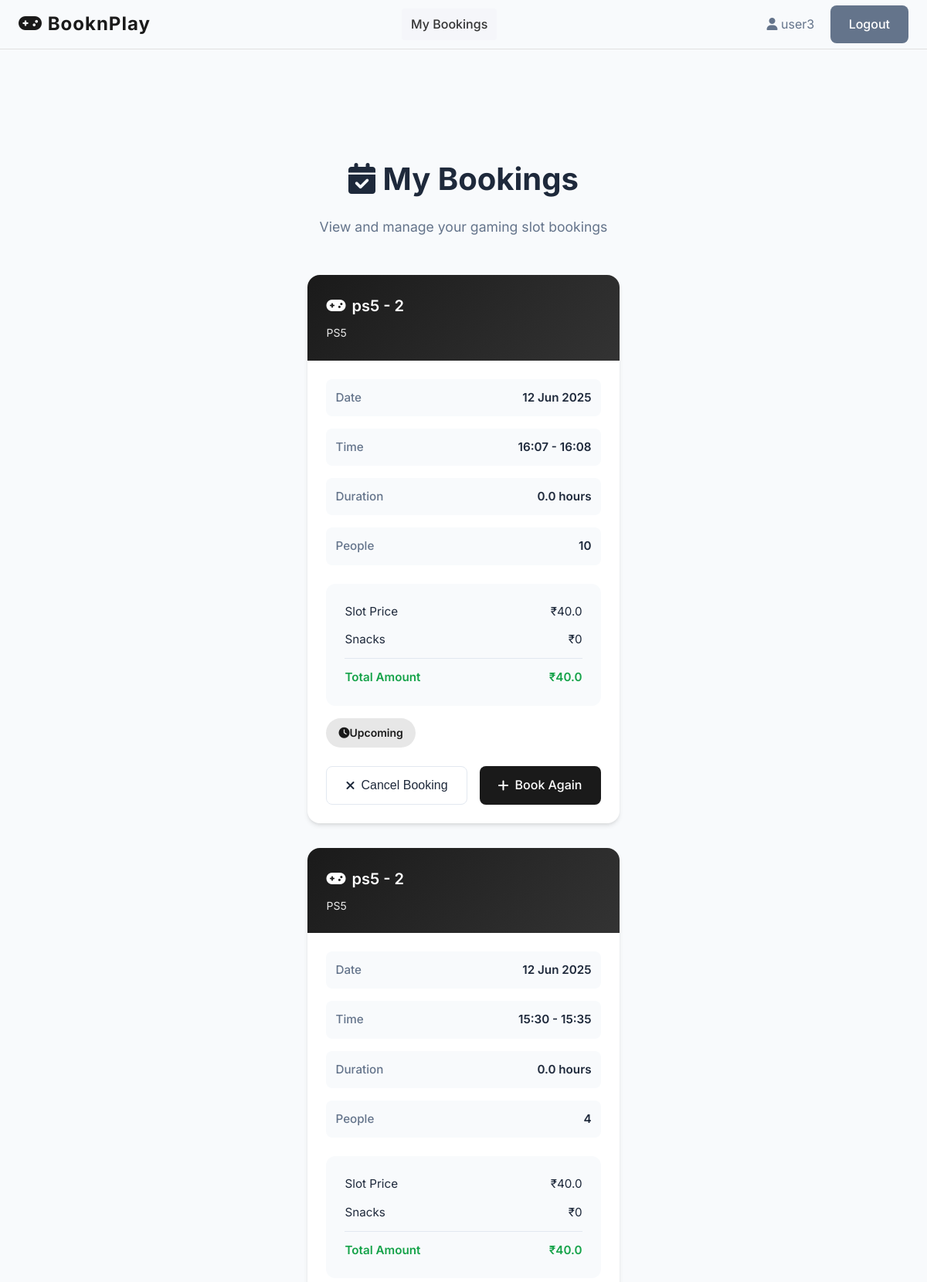
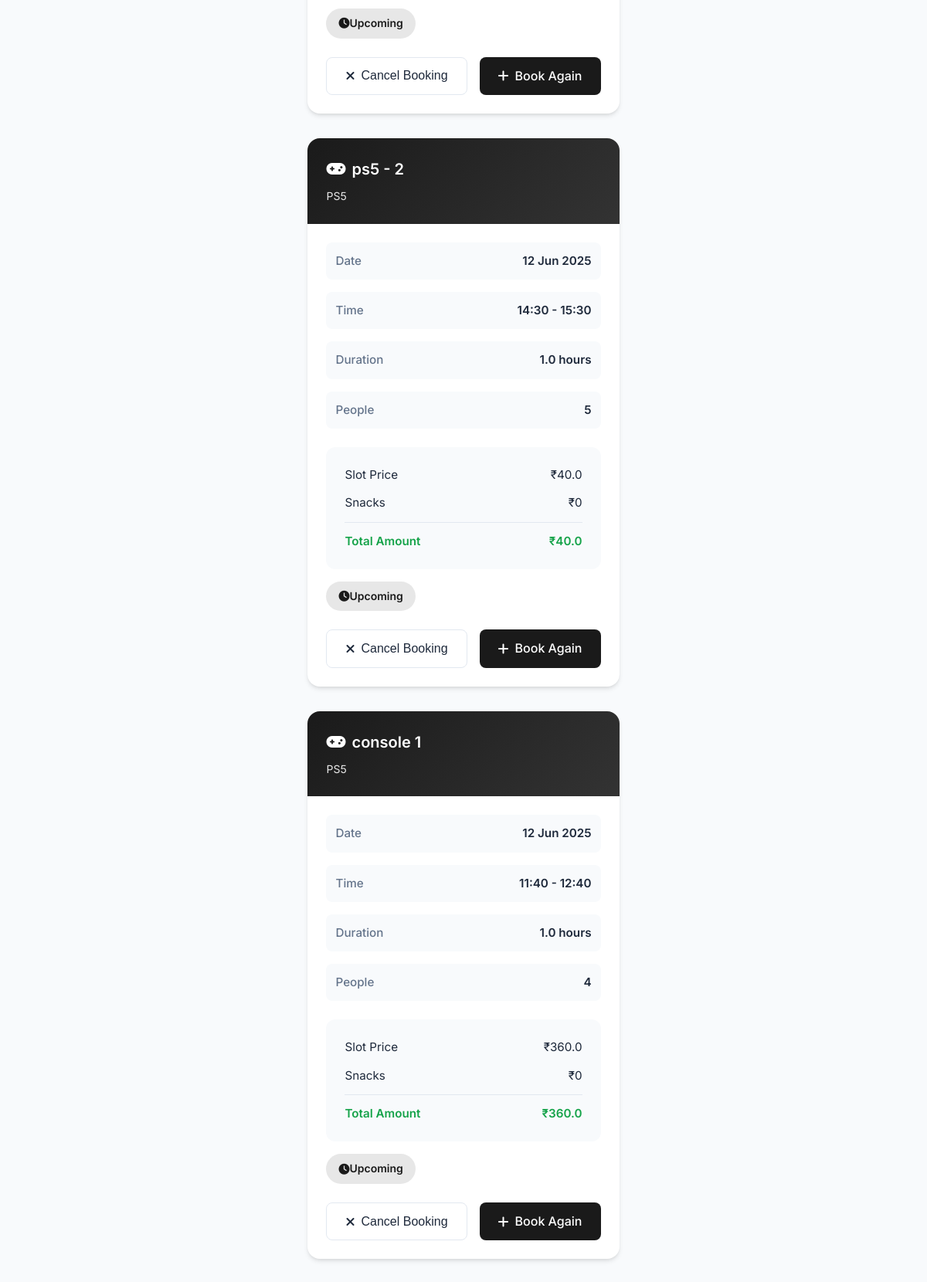
The app's page /user_dashboard (signed in, upper part) with its own data (2 pictures, top to bottom).
### models.py (models this page shows, shortened)
class TimeSlot(db.Model):
    __tablename__ = 'time_slots'
    id = db.Column(db.Integer, primary_key=True)
    start_time = db.Column(db.DateTime, nullable=False)
    end_time = db.Column(db.DateTime, nullable=False)
    total_amount = db.Column(db.Float, nullable=False)
    advance_paid = db.Column(db.Float, default=50.0)  # Fixed advance amount
    is_booked = db.Column(db.Boolean, default=False)
    snacks_amount = db.Column(db.Float, default=0.0)
    final_amount = db.Column(db.Float, default=0.0)
    completed = db.Column(db.Boolean, default=False)
    number_of_people = db.Column(db.Integer, default=1)  # New field for number of people
    booking_id = db.Column(db.String(20), unique=True, nullable=True)
    customer_name = db.Column(db.String(100), nullable=True)
    customer_phone = db.Column(db.String(20), nullable=True)
    customer_email = db.Column(db.String(120), nullable=True)
    customer_age = db.Column(db.Integer, nullable=True)
    special_requests = db.Column(db.Text, nullable=True)
    contact_sms = db.Column(db.Boolean, default=True)
    contact_whatsapp = db.Column(db.Boolean, default=True)
    contact_email = db.Column(db.Boolean, default=False)
    payment_status = db.Column(db.String(20), default='pending')  # pending, paid, failed
    payment_id = db.Column(db.String(100), nullable=True)
    booking_time = db.Column(db.DateTime, nullable=True)
    created_at = db.Column(db.DateTime, default=datetime.utcnow)
    console_id = db.Column(db.Integer, db.ForeignKey('consoles.id'), nullable=False)
    user_id = db.Column(db.Integer, db.ForeignKey('users.id'), nullable=True)  # Optional for unregistered bookings

class Console(db.Model):
    __tablename__ = 'consoles'
    id = db.Column(db.Integer, primary_key=True)
    name = db.Column(db.String(100), nullable=False)
    console_type = db.Column(db.String(50), nullable=False)
    hourly_rate = db.Column(db.Float, nullable=False)  # Rate per person per hour
    is_available = db.Column(db.Boolean, default=True)
    created_at = db.Column(db.DateTime, default=datetime.utcnow)
    owner_id = db.Column(db.Integer, db.ForeignKey('owners.id'), nullable=False)
    slots = db.relationship('TimeSlot', backref='console', lazy=True, cascade='all, delete-orphan')

### routes.py (the view)
@app.route('/user_dashboard')
def user_dashboard():
    if 'user_id' not in session or session.get('user_type') != 'user':
        flash('Please login to access dashboard', 'error')
        return redirect(url_for('user_login'))
    user = User.query.get(session['user_id'])
    bookings = TimeSlot.query.filter_by(user_id=user.id).order_by(TimeSlot.start_time.desc()).all()
    coin_balances = UserCoinBalance.query.filter_by(user_id=user.id).all()
    return render_template('user_dashboard.html', user=user, bookings=bookings, coin_balances=coin_balances , now=datetime.now())

### templates/user_dashboard.html (shortened to what this page needs)
{% extends "base.html" %}
{% block content %}
<section class="user-dashboard">
    <div class="page-header">
                <h1 class="page-title">
            <i class="fas fa-calendar-check"></i> My Bookings
                </h1>
        <p class="page-subtitle">View and manage your gaming slot bookings</p>
    </div>
    <div class="bookings-grid">
        {% for slot in bookings %}
        <div class="booking-card">
            <div class="booking-header">
                <div class="console-name">
                    <i class="fas fa-gamepad"></i>
                    {{ slot.console.name if slot.console else 'Unknown Console' }}
                </div>
                <div class="console-type">{{ slot.console.console_type if slot.console else '' }}</div>
                    </div>
                    <div class="booking-body">
                        <div class="booking-details">
                            <div class="detail-row">
                        <span class="detail-label">Date</span>
                        <span class="detail-value">{{ slot.start_time.strftime('%d %b %Y') }}</span>
                            </div>
                            <div class="detail-row">
                        <span class="detail-label">Time</span>
                        <span class="detail-value">{{ slot.start_time.strftime('%H:%M') }} - {{ slot.end_time.strftime('%H:%M') }}</span>
                            </div>
                            <div class="detail-row">
                        <span class="detail-label">Duration</span>
                        <span class="detail-value">{{ ((slot.end_time - slot.start_time).total_seconds() / 3600)|round }} hours</span>
                    </div>
                    <div class="detail-row">
                        <span class="detail-label">People</span>
                        <span class="detail-value">{{ slot.number_of_people }}</span>
                    </div>
                </div>
                <div class="payment-section">
                    <div class="payment-row">
                        <span>Slot Price</span>
                        <span>₹{{ slot.total_amount }}</span>
                    </div>
                    <div class="payment-row">
                        <span>Snacks</span>
                        <span>₹{{ slot.snacks_amount or 0 }}</span>
                    </div>
                    <div class="payment-row">
                        <span>Total Amount</span>
                        <span>₹{{ slot.final_amount if slot.final_amount else slot.total_amount + (slot.snacks_amount or 0) }}</span>
                    </div>
                </div>
                <div class="booking-status {% if slot.start_time > now %}status-upcoming{% elif slot.completed %}status-completed{% else %}status-cancelled{% endif %}">
                    <i class="fas {% if slot.start_time > now %}fa-clock{% elif slot.completed %}fa-check-circle{% else %}fa-times-circle{% endif %}"></i>
                    {% if slot.start_time > now %}Upcoming{% elif slot.completed %}Completed{% else %}Cancelled{% endif %}
                </div>
                <div class="booking-actions">
                    {% if slot.start_time > now %}
                    <button class="btn btn-outline" onclick="cancelBooking('{{ slot.id }}')">
                        <i class="fas fa-times"></i> Cancel Booking
                    </button>
                    {% endif %}
                    <a href="{{ url_for('book_slot', slot_id=slot.console.id) }}" class="btn btn-primary">
                        <i class="fas fa-plus"></i> Book Again
                    </a>
                </div>
            </div>
        </div>
        {% endfor %}
    </div>
</section>
{% endblock %}

### templates/base.html (shortened to what this page needs)
<!DOCTYPE html>
<html lang="en">
<head>
    <link rel="stylesheet" href="{{ url_for('static', filename='css/main.css') }}">
    <link rel="stylesheet" href="https://cdnjs.cloudflare.com/ajax/libs/font-awesome/6.4.0/css/all.min.css">
</head>
<body>
    <header class="header">
        <div class="header-content">
            <a href="{{ url_for('index') }}" class="logo">
                <i class="fas fa-gamepad"></i> BooknPlay
            </a>
            <nav class="nav-links">
                {% if session.username and session.user_type != 'owner' %}
                    <a href="{{ url_for('user_dashboard') }}" class="{% if request.endpoint == 'user_dashboard' %}active{% endif %}">My Bookings</a>
                {% endif %}
            </nav>
            <div class="user-info">
                {% if session.username %}
                    <i class="fas fa-user"></i> {{ session.username }}
                    <a href="{{ url_for('logout') }}" class="btn btn-secondary" style="margin-left:1rem;">Logout</a>
                {% endif %}
            </div>
        </div>
    </header>
    <main class="main-content">
        <div class="container">
            {% block content %}{% endblock %}
        </div>
    </main>
</body>
</html>

### static/css/main.css (style rules this page uses)
:root { --primary: #222831; --secondary: #393e46; --accent: #00adb5; --background: #fff; --text: #222831; --muted: #f5f6fa; --border: #e0e0e0; --success: #00b894; --danger: #e17055; }
* { margin: 0; padding: 0; box-sizing: border-box; }
html, body { height: 100%; overflow-x: hidden; }
body { font-family: 'Inter', Arial, sans-serif; background: var(--background); color: var(--text); min-height: 100vh; line-height: 1.6; }
.header { background: var(--background); border-bottom: 1px solid var(--border); position: fixed; top: 0; left: 0; right: 0; z-index: 1000; height: 64px; display: flex; align-items: center; }
.header-content { max-width: 1200px; width: 100%; margin: 0 auto; padding: 0 1.5rem; display: flex; align-items: center; justify-content: space-between; }
.logo { font-size: 1.5rem; font-weight: 700; color: var(--primary); text-decoration: none; letter-spacing: 1px; }
.nav-links { display: flex; gap: 1.5rem; align-items: center; }
.nav-links a { color: var(--secondary); text-decoration: none; font-weight: 500; padding: 0.5rem 0.75rem; border-radius: 4px; transition: background 0.2s, color 0.2s; }
.nav-links a.active, .nav-links a:hover { color: var(--accent); background: var(--muted); }
.user-info { color: var(--secondary); font-size: 1rem; margin-left: 1.5rem; }
.btn { background: var(--accent); color: #fff; border: none; border-radius: 4px; padding: 0.5rem 1.25rem; font-size: 1rem; font-weight: 500; cursor: pointer; transition: background 0.2s; outline: none; }
.btn-secondary { background: var(--secondary); color: #fff; }
.main-content { flex: 1; margin-top: 72px; min-height: calc(100vh - 64px); display: flex; flex-direction: column; }
.container { max-width: 1200px; margin: 0 auto; padding: 96px 1.5rem 2rem 1.5rem; }
.btn { display: inline-flex; align-items: center; justify-content: center; padding: 0.75rem 1.5rem; border-radius: 0.25rem; font-weight: 500; cursor: pointer; transition: all 0.2s; border: none; }
.btn-primary { background: var(--primary); color: white; }
.btn-outline { background: transparent; border: 1px solid var(--gray-200); }
h1, h2, h3, h4, h5 { color: var(--primary); font-weight: 700; margin-bottom: 1rem; }

### records on screen
TimeSlot: console "ps5 - 2", console "PS5", start_time "12 Jun 2025", start_time "16:07", end_time "16:08", end_time+start_time "0.0", number_of_people "10", total_amount "40.0", snacks_amount "0", final_amount+total_amount+snacks_amount "40.0", shows "Upcoming"
TimeSlot: console "ps5 - 2", console "PS5", start_time "12 Jun 2025", start_time "15:30", end_time "15:35", end_time+start_time "0.0", number_of_people "4", total_amount "40.0", snacks_amount "0", final_amount+total_amount+snacks_amount "40.0", shows "Upcoming"
TimeSlot: console "ps5 - 2", console "PS5", start_time "12 Jun 2025", start_time "14:30", end_time "15:30", end_time+start_time "1.0", number_of_people "5", total_amount "40.0", snacks_amount "0", final_amount+total_amount+snacks_amount "40.0", shows "Upcoming"
TimeSlot: console "console 1", console "PS5", start_time "12 Jun 2025", start_time "11:40", end_time "12:40", end_time+start_time "1.0", number_of_people "4", total_amount "360.0", snacks_amount "0", final_amount+total_amount+snacks_amount "360.0", shows "Upcoming"

### other values on screen
{{ session.username }} "user3"
